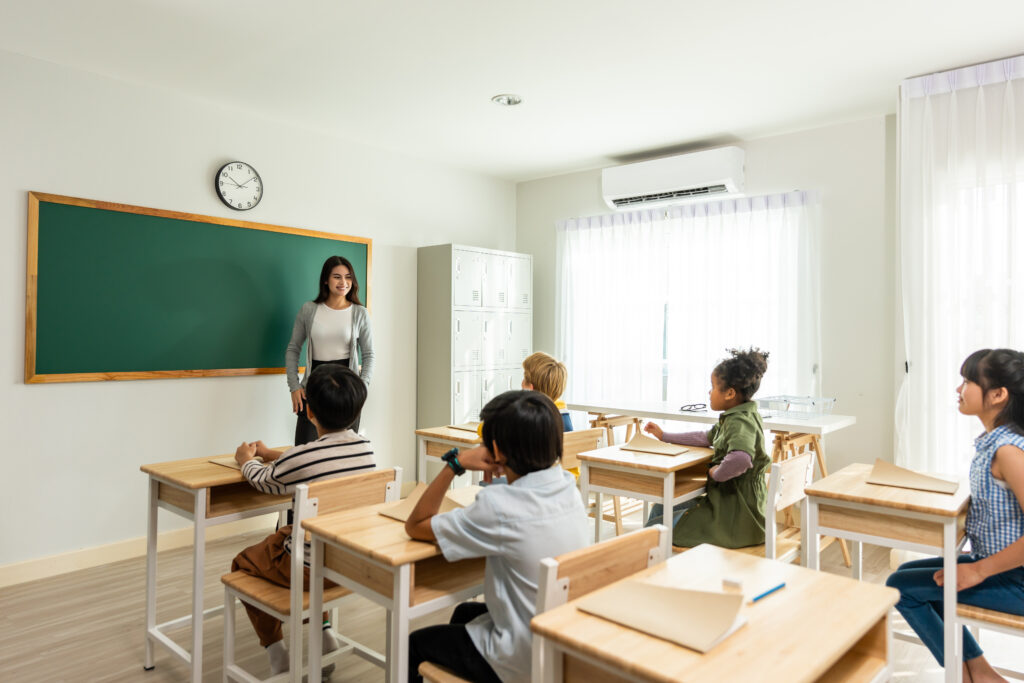
#> input picture imgs/classroom.jpg, 1024 x 683 px, found by its file name
$ python img2array_0noise.py
#> lines starting #> are read from the running program, lines starting #| are printed output that depends on the picture
import cv2
import numpy as np
import matplotlib.pyplot as plt

def moving_average(signal, window_size):
    window = np.ones(int(window_size)) / float(window_size)
    return np.convolve(signal, window, 'valid')

# Mostra cada matriz de pixel da imagem - CUIDADO: PODE SER MUITO GRANDE
np.set_printoptions(threshold=np.inf)

# Carrega a imagem
img = cv2.imread(r'imgs\classroom.jpg')
#> img is the input picture: shape (683, 1024, 3); mean B, G, R 170, 185.2, 188.8

# Converte a imagem para escala de cinza
cinza = cv2.cvtColor(img, cv2.COLOR_BGR2GRAY)
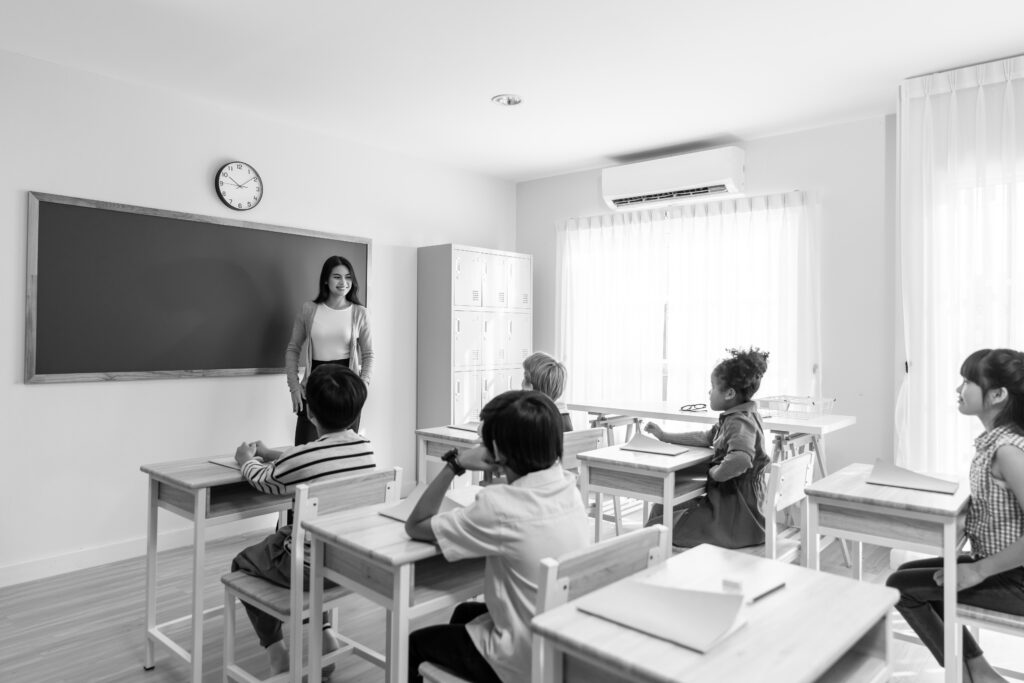
#> cinza: shape (683, 1024); min 0, max 255, mean 184.5

# Aplica um filtro Gaussiano para suavizar a imagem
cinza_suave = cv2.GaussianBlur(cinza, (5, 5), 0)

# Converte a imagem suavizada para array
a = np.asarray(cinza_suave)

# Imprime a imagem em array
#print(a)

# Imprime o tamanho da imagem
print(a.shape)
#| (683, 1024)

# Calcula a soma das intensidades de pixels em cada coluna
col_sum = np.sum(a, axis=0)
#> col_sum = 1024 values, max 159127 at index 773, min 92908 at index 260, mean 126043.3

# Aplica um filtro de média móvel ao sinal
col_sum_smooth = moving_average(col_sum, window_size=10)
#> col_sum_smooth = 1015 values, max 157928.1 at index 946, min 93636.6 at index 257, mean 126029.1

plt.figure(figsize=(12, 6))

# Primeiro subplot: exibe a imagem em escala de cinza
plt.subplot(1, 2, 1)
plt.title('Imagem em Escala de Cinza')
plt.imshow(cinza_suave, cmap='gray')
plt.axis('off')  # Oculta os eixos

# Segundo subplot: exibe o gráfico das somas das intensidades de pixels por coluna
plt.subplot(1, 2, 2)
plt.title('da esquerda para a direita')
plt.xlabel('Coluna')
plt.ylabel('Nível de claridade')
plt.plot(col_sum_smooth)

# Exibe a figura com os dois subplots
plt.tight_layout()
plt.show()
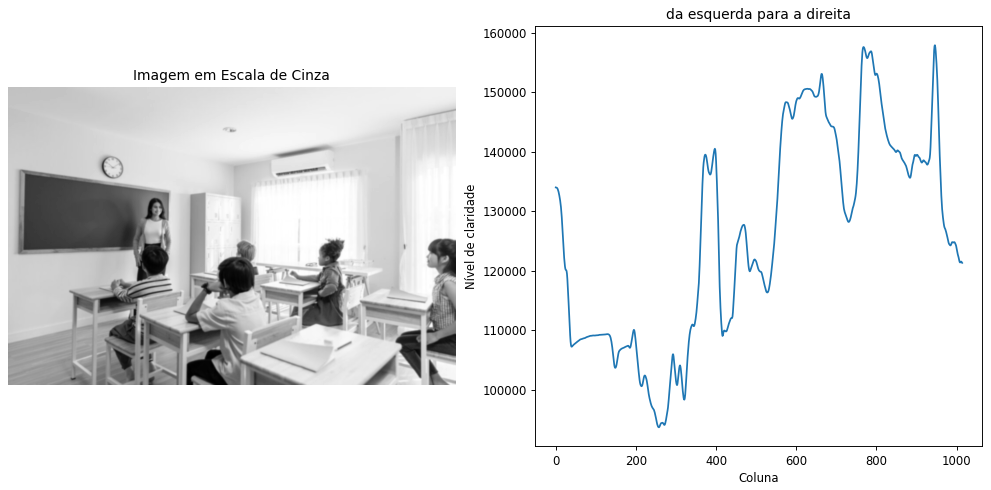
#> figure drawn by matplotlib, 2 panels; panel 2: curve peaks at x = 946, y = 157928.1

$ run again, with imgs/beach.jpg copied over imgs/classroom.jpg
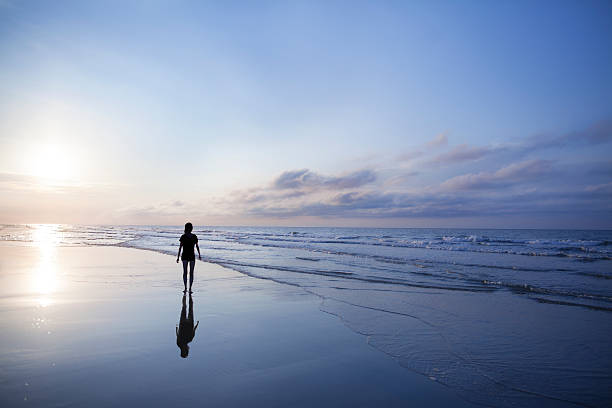
#> input picture imgs/beach.jpg, 612 x 408 px, found by its file name
#> img is the input picture: shape (408, 612, 3); mean B, G, R 178.5, 150.1, 134.8
#> `cinza = cv2.cvtColor(img, cv2.COLOR_BGR2GRAY)`:
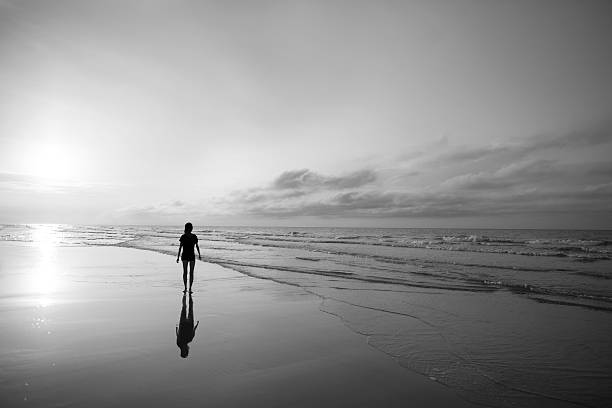
#> cinza: shape (408, 612); min 0, max 255, mean 148.8
#| (408, 612)
#> col_sum = 612 values, max 84281 at index 49, min 28698 at index 611, mean 60696.3
#> col_sum_smooth = 603 values, max 84172.7 at index 44, min 29122.6 at index 602, mean 60839
#> `plt.show()`:
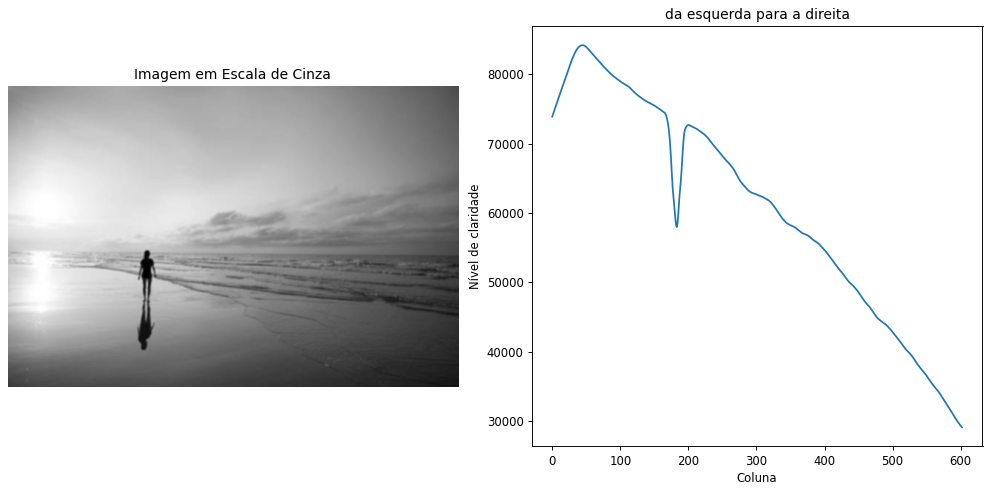
#> figure drawn by matplotlib, 2 panels; panel 2: curve peaks at x = 44, y = 84172.7

$ run again, with imgs/taylor.jpg copied over imgs/classroom.jpg
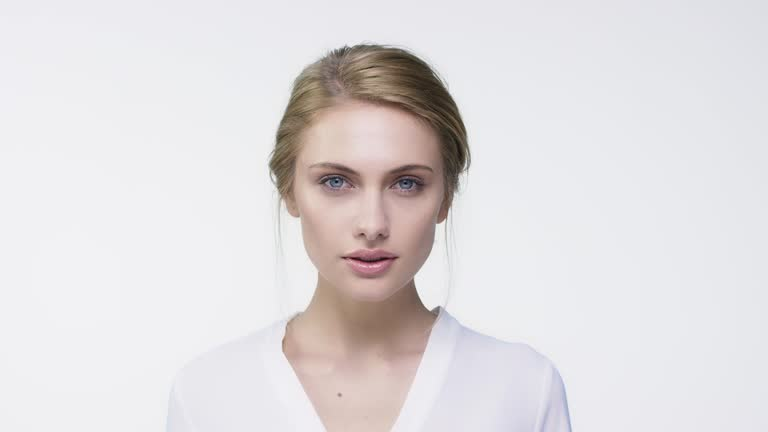
#> input picture imgs/taylor.jpg, 768 x 432 px, found by its file name
#> img is the input picture: shape (432, 768, 3); mean B, G, R 222.4, 220.9, 224.6
#> `cinza = cv2.cvtColor(img, cv2.COLOR_BGR2GRAY)`:
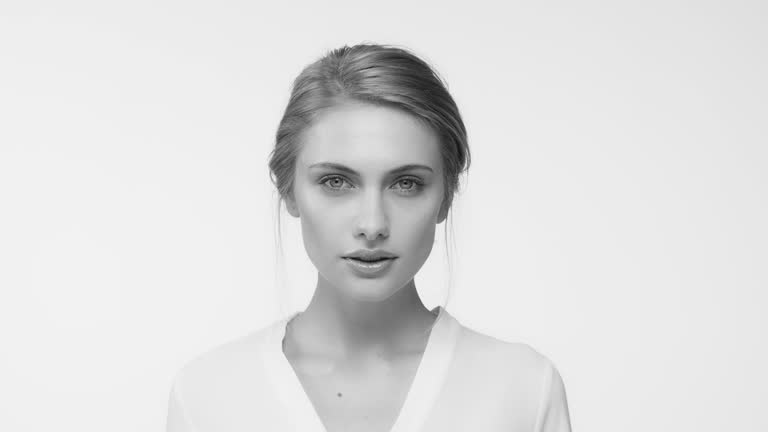
#> cinza: shape (432, 768); min 4, max 248, mean 222.1
#| (432, 768)
#> col_sum = 768 values, max 103808 at index 48, min 67823 at index 411, mean 95929.4
#> col_sum_smooth = 759 values, max 103808 at index 48, min 68266.3 at index 405, mean 95865.9
#> `plt.show()`:
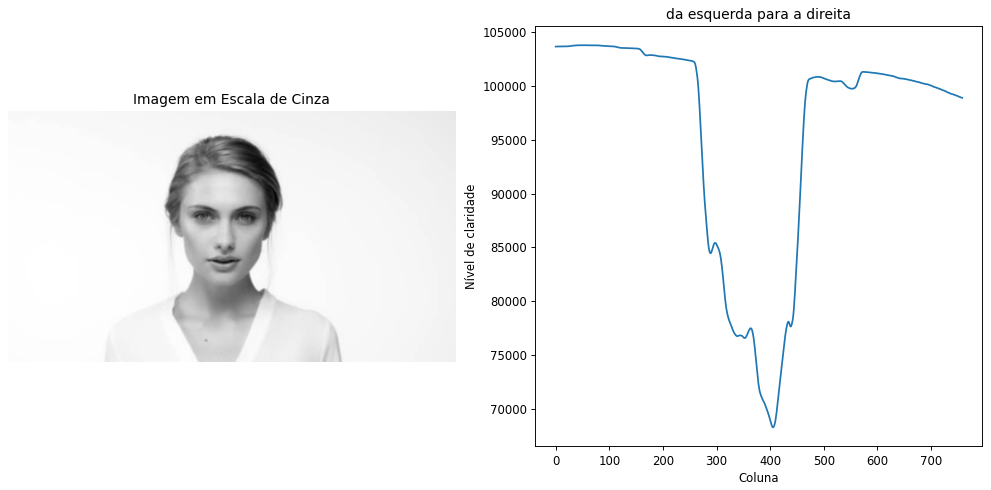
#> figure drawn by matplotlib, 2 panels; panel 2: curve peaks at x = 48, y = 103808
